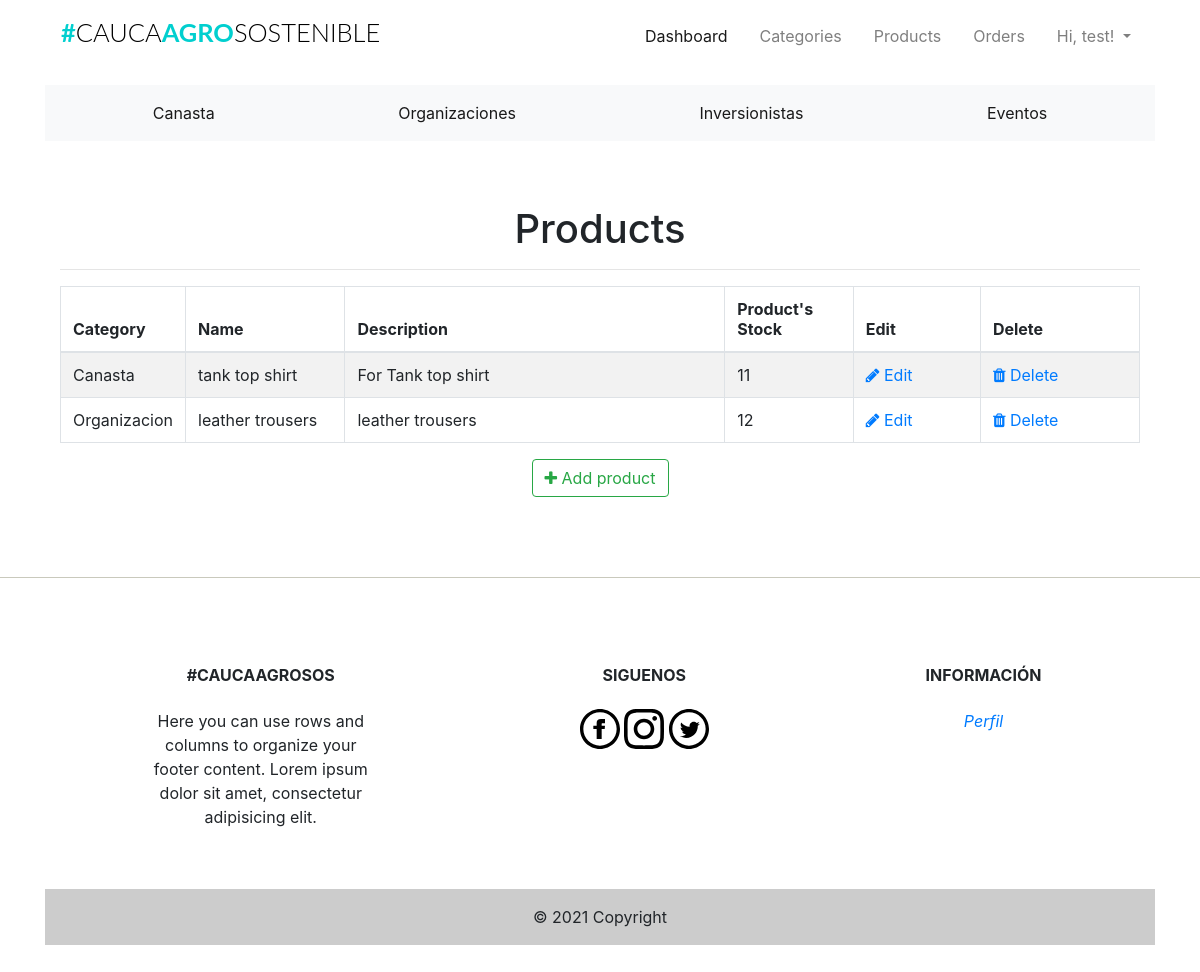
The page /admin/products (signed in) on the database its author committed.
### app/models.py (models this page shows, shortened)
class User(UserMixin, db.Model):
    __tablename__ = "user"
    id = db.Column(db.Integer, primary_key=True)
    firstname = db.Column(db.String(24), index=True)
    lastname = db.Column(db.String(24), index=True)
    email = db.Column(db.String(50), index=True, unique=True)
    password_hash = db.Column(db.String)
    phonenumber = db.Column(db.String(18), index=True, unique=True)
    is_admin = db.Column(db.Boolean, default=False)
    order = db.relationship("Order", backref='ordered_products')
    kart = db.relationship('Kart', uselist=False, backref='user_kart')
    shipping_info = db.relationship(
        'ShippingInfo', backref='shipping', lazy='dynamic')

class Products(db.Model):
    __tablename__ = 'product'
    id = db.Column(db.Integer, primary_key=True)
    product_name = db.Column(db.String(100), index=True)
    product_price = db.Column(db.Integer, index=True)
    product_image = db.Column(db.String(120), index=True)
    product_description = db.Column(db.String(200), index=True)
    product_stock = db.Column(db.Integer, index=True)
    product_size = db.Column(db.String(5), index=True)
    promotion = db.Column(db.Boolean, index=True, nullable=True)
    promotion_value = db.Column(db.Integer, index=True, nullable=True)
    categories_id = db.Column(db.Integer, db.ForeignKey('categories.id'))
    order = db.relationship(
        'Order', secondary=association_table, backref='my_orders', lazy='dynamic')

class Categories(db.Model):
    id = db.Column(db.Integer, primary_key=True)
    category_name = db.Column(db.String(20), index=True)
    category_image = db.Column(db.String(120), index=True)
    product = db.relationship('Products', backref='products_categories')

### app/admin/routes.py (the view)
@admin.route('/products')
@login_required
def list_products():
    check_admin()
    '''
	list all products
	'''
    products = Products.query.all()
    return render_template('admin/products/products.html', title='Products', products=products)

### app/admin/routes.py (called while the page is built)
def check_admin():
    if not current_user.is_admin:
        abort(403)

### app/models.py (called while the page is built)
@login_manager.user_loader
def load_user(id):
    return User.query.get(int(id))

### app/templates/admin/products/products.html (shortened to what this page needs)
{% extends "base.html" %}
{% block head %}
<head>
    <link href="//maxcdn.bootstrapcdn.com/font-awesome/4.1.0/css/font-awesome.min.css" rel="stylesheet">
</head>
{%endblock head%}
{% block body %}
<div class="container">
  <div class="outer">
    <div class="middle">
      <div class="inner">
        <br/>
        <br/>
        <h1 style="text-align:center;">Products</h1>
        {% if products %}
          <hr class="intro-divider">
            <table class="table table-striped table-bordered">
              <thead>
                <tr>
                  <th width="10%"> Category</th>
                  <th width="15%"> Name </th>
                  <th width="36%"> Description </th>
                  <th width="12%"> Product's Stock </th>
                  <th width="12%"> Edit </th>
                  <th width="15%"> Delete </th>
                </tr>
              </thead>
              <tbody>
              {% for product in products %}
                <tr>
                  <td>{{ product.products_categories.category_name }} </td>
                  <td> {{ product.product_name }} </td>
                  <td> {{ product.product_description }} </td>
                  <td>
                    {% if product %}
                      {{ product.product_stock }}
                    {% else %}
                      0
                    {% endif %}
                  </td>
                  <td>
                    <a href="{{ url_for('admin.edit_product', id=product.id) }}">
                      <i class="fa fa-pencil"></i> Edit
                    </a>
                  </td>
                  <td>
                    <a href="{{ url_for('admin.delete_product', id=product.id) }}">
                      <i class="fa fa-trash"></i> Delete
                    </a>
                  </td>
                </tr>
              {% endfor %}
              </tbody>
            </table>
          </div>
          <div style="text-align: center">
        {% else %}
          <div style="text-align: center">
            <h3> No Products have been added. </h3>
            <hr class="intro-divider">
        {% endif %}
          <a href="{{ url_for('admin.add_product') }}" class="btn btn-outline-success">
            <i class="fa fa-plus"></i>
            Add product
          </a>
        </div>
      </div>
    </div>
  </div>
{% endblock %}

### app/templates/navbar.html (shortened to what this page needs)
{% block navbar %}
<div class="container mt-1 mb-3">
  <nav class="navbar navbar-expand-lg navbar-light">
    <h1 class="brand_name">
      <a class="navbar-brand" href="{{ url_for('home.homepage') }}">#<span>CAUCA</span>AGRO<span>SOSTENIBLE</span></a>
    </h1>
    <div class="collapse navbar-collapse" id="navbarNav">
      <ul class="navbar-nav ml-auto mr-auto mt-2 mt-lg-0">
        {% if current_user.is_authenticated %}
        {% if current_user.is_admin %}
        <li class="nav-item ml-3">
          <a class="nav-link active" href="{{ url_for('home.admin_dashboard') }}">Dashboard</a>
        </li>
        <li class="nav-item ml-3">
          <a class="nav-link" href="{{ url_for('admin.list_categories') }}">Categories</a>
        </li>
        <li class="nav-item ml-3">
          <a class="nav-link" href="{{ url_for('admin.list_products') }}">Products</a>
        </li>
        <li class="nav-item ml-3">
          <a class="nav-link" href="{{ url_for('admin.list_orders') }}">Orders</a>
        </li>
        {% else %}
        <li class="nav-item ml-3">
          <a class="nav-link" href="{{ url_for('users.cart') }}">Cart<span class="badge badge-light">{{ count
              }}</span></a>
        </li>
        {% endif %}
        <li class="nav-item dropdown ml-3">
          <a class="nav-link dropdown-toggle" data-toggle="dropdown" href="#" role="button" aria-haspopup="true"
            aria-expanded="false">
            Hi, {{ current_user.firstname }}!
          </a>
        </li>
        {% endif %}
      </ul>
    </div>
  </nav>
</div>
{% endblock %}

### app/static/css/st.css (style rules this page uses)
.brand_name .navbar-brand { font-size:1.59rem; text-transform: uppercase; font-family: 'Lato', sans-serif; font-weight: 700; color: #333; }
.brand_name >.navbar-brand { color:#01CFCF; text-decoration: none; }
.brand_name >.navbar-brand span { color: #000; font-weight: 300; }
.navbar-nav { width: 100%; align-items: flex-start; }

### rows shown on the page
User: firstname "test"
Products: products_categories.category_name "Canasta", product_name "tank top shirt", product_description "For Tank top shirt", product_stock "11"
Products: products_categories.category_name "Organizacion", product_name "leather trousers", product_description "leather trousers", product_stock "12"
